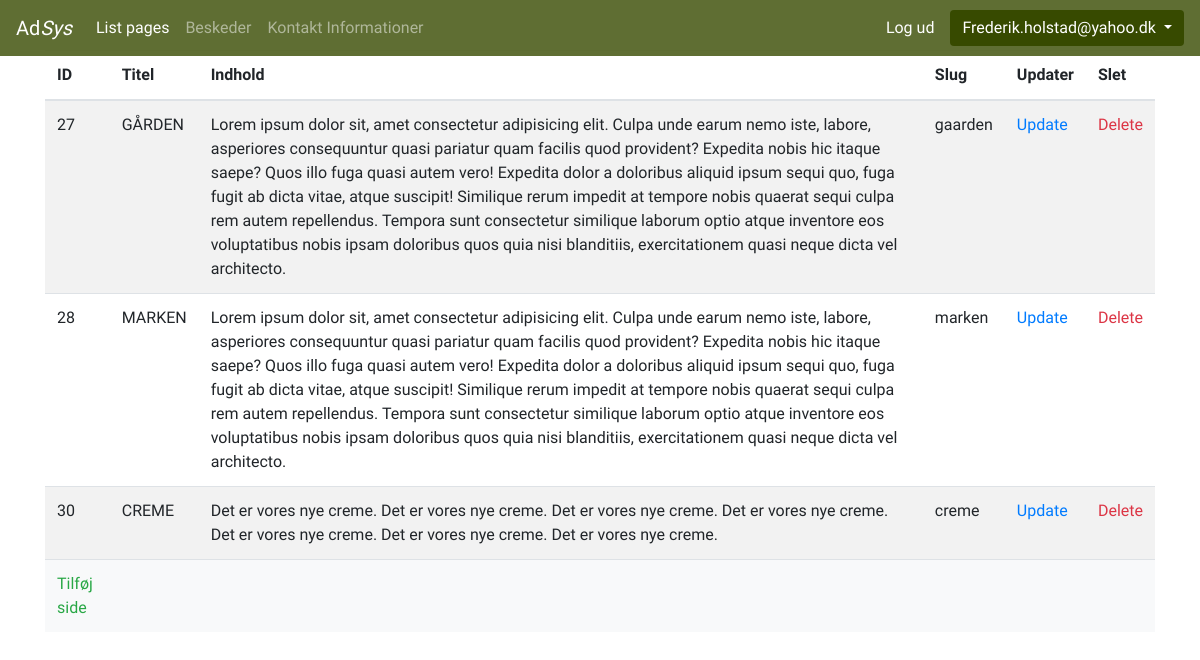
The page /admin/index.php?page=list_pages (signed in) on the database its author committed.
### tables this page shows
CREATE TABLE `admin_pages` (
  `page_id` int(11) NOT NULL,
  `page_title` varchar(77) NOT NULL,
  `page_link` varchar(77) NOT NULL,
  `page_slug` varchar(77) NOT NULL
);

CREATE TABLE `pages` (
  `page_id` int(11) NOT NULL,
  `page_title` varchar(75) NOT NULL,
  `page_content` text NOT NULL,
  `page_slug` varchar(75) NOT NULL,
  `page_image` varchar(75) DEFAULT NULL
);

### admin/index.php (the view, shortened to what this page needs)
<?php
include('config.php');
include('pages.php');
include('news.php');
?>
<!doctype html>
<html lang="en">
  <head>
    <link rel="stylesheet" href="css/bootstrap.min.css" />
    <link rel="stylesheet" href="css/style.css" />
    <?php
      $admin = $_SESSION["admin"];
      $sql = "SELECT * FROM admins WHERE admin_name = '$admin'";
      $sqlQuery = $db->query($sql);
      $theme = '';
      if($sqlQuery){
        $dbFetch = $sqlQuery->fetch_object();
        if(isset($dbFetch->admin_theme)){
          $theme = $dbFetch->admin_theme;
        }
        if($theme == 'light'){
          echo "<link rel='stylesheet' href='css/style.css'>";
        }else if($theme == 'dark'){
          echo "<link rel='stylesheet' href='css/dark.css'>";
        }else{
          echo "<link rel='stylesheet' href='css/style.css'>";
        }
      }
    ?>
  </head>
  <body
    <?php
    if(isset($_GET['page'])){
      $page = $_GET['page'];
    }else{
      $page = "";
    }
    if($page == 'login'){
      echo "class='login-bg'";
    }
    ?>
  >
  <?php
    if(isset($_GET['page'])){
      $page = $_GET['page'];
    }else{
      $page = "";
    }
    if($page != 'login'){
  ?>
  <nav class="navbar navbar-expand-lg navbar-dark  fixed-top">
  <a class="navbar-brand" href="index.php">Ad<i>Sys</i></a>
  <div class="collapse navbar-collapse" id="navbarNav">
    <ul class="nav navbar-nav">
      <?php
        if(isset($_GET['page'])){
          $page = $_GET['page'];
        }else{
          $page = "";
        }
        $sql = "SELECT * FROM admin_pages";
        $sqlQuery = $db->query($sql);
        if($sqlQuery){
          while($dbFetch = $sqlQuery->fetch_object()){
            if($dbFetch->page_slug == $page){
              echo "
              <li class='nav-item active'>
                  <a class='nav-link' href='$dbFetch->page_link'>$dbFetch->page_title
                  <span class='sr-only'>(current)</span></a>
                </li>
            ";
            }else{
              echo "
                <li class='nav-item'>
                    <a class='nav-link' href='$dbFetch->page_link'>$dbFetch->page_title
                </a></li>
            ";
            }
          }
        }
      ?>
    </ul>
    <?php
    if(isset($_SESSION["logged_in"]) && $_SESSION["logged_in"] == true){
      echo "
      <a href='?page=logout' class='nav-link ml-auto' id='white'>Log ud</a>
      ";
      echo "<div class='dropdown' id='test'>
      <a class='btn btn-secondary dropdown-toggle' id='admin-name' href='#' role='button' id='dropdownMenuLink' data-toggle='dropdown' aria-haspopup='true' aria-expanded='false'>".
        $_SESSION['admin'] .
      " </a>";
      echo "
      <div class='dropdown-menu' aria-labelledby='dropdownMenuLink'>
        <a class='dropdown-item' href='#'>
        <div class='custom-control custom-switch'>
        ";
        echo "
        <label class='custom-control-label' for='customSwitches'>Night Mode</label>
        </div>
        </a>
        <a class='dropdown-item' href='#'>
        <form method='post'>
        <input type='submit' name='themeSubmit' value='Skift tema'/>
      </form>
        </a>
      </div>
    </div>";
    }
    ?>
  </div>
</nav>
<?php
}
?>
<main>
<div class="container main margin-top">
<?php
if(isset($_SESSION["logged_in"]) && $_SESSION["logged_in"] == true){
  if(isset($_GET['page'])){
    if(function_exists($page)){
      call_user_func($page, $db);
    }
  }else{
    echo "<h1 class='text-center'>Værktøjer</h1>";
  }
}else{
  login($db);
}
?>
</div>
</main>
  </body>
</html>

### admin/pages.php (shortened to what this page needs)
<?php
function list_pages($db){
    $sql = "SELECT * FROM pages";
    $sqlQuery = $db->query($sql);
    if($sqlQuery){
        echo "
        <table class='table table-striped'>
        <thead>
        <tr>
            <th scope='col'>ID</th>
            <th scope='col'>Titel</th>
            <th scope='col'>Indhold</th>
            <th scope='col'>Slug</th>
            <th scope='col'>Updater</th>
            <th scope='col'>Slet</th>
        </tr>
        </thead>
        <tbody>
        ";
    }else{
        echo "Error, couldn't run query!";
    }
    while($dbFetch = $sqlQuery->fetch_object()){
        echo "
            <tr>
                <td>$dbFetch->page_id</td>
                <td>$dbFetch->page_title</td>
                <td>$dbFetch->page_content</td>
                <td>$dbFetch->page_slug</td>
                <td><a href='?page=update_page&id=$dbFetch->page_id'>Update</a></td>
                <td><a class='text-danger' href='?page=delete_page&id=$dbFetch->page_id'>Delete</a></td>
            </tr>
            ";
    }
    echo "
        <tr class='bg-light'>
            <td><a class='text-success' href='?page=create_page'>Tilføj side</a></td>
            <td></td>
            <td></td>
            <td></td>
            <td></td>
            <td></td>
        </tr>
        </tbody>
        </table>
        ";
}
?>

### admin/css/style.css (style rules this page uses)
* { font-family: "Oswald", sans-serif; }
body { margin: 0; font-size: 1rem; font-weight: 400; line-height: 1.5; color: #212529; text-align: left; background-color: #fff; }
#admin-name { background: #374a00; border: #374a00; color: #ffffff; }
:root { --blue: #007bff; --indigo: #6610f2; --purple: #6f42c1; --pink: #e83e8c; --red: #dc3545; --orange: #fd7e14; --yellow: #ffc107; --green: #28a745; --teal: #20c997; --cyan: #17a2b8; --white: #fff; --gray: #6c757d; --gray-dark: #343a40; --primary: #007bff; --secondary: #6c757d; --success: #28a745; --info: #17a2b8; --warning: #ffc107; --danger: #dc3545; --light: #f8f9fa; --dark: #343a40; --breakpoint-xs: 0; --breakpoint-sm: 576px; --breakpoint-md: 768px; --breakpoint-lg: 992px; --breakpoint-xl: 1200px; --font-family-sans-serif: -apple-system, BlinkMacSystemFont, "Segoe UI", Roboto, "Helvetica Neue", Arial, "Noto Sans", sans-serif, "Apple Color Emoji", "Segoe UI Emoji", "Segoe UI Symbol", "Noto Color Emoji"; --font-family-monospace: SFMono-Regular, Menlo, Monaco, Consolas, "Liberation Mono", "Courier New", monospace; }
html { font-family: sans-serif; line-height: 1.15; -webkit-text-size-adjust: 100%; -webkit-tap-highlight-color: transparent; }
#white { color: #fff; }
nav { background: rgba(55, 74, 0, 0.8); -webkit-backdrop-filter: saturate(180%) blur(20px); backdrop-filter: saturate(180%) blur(20px); }
.btn { background-color: green; background: #205072; border-color: red; color: black; }
.container { position: relative; z-index: 1; margin: 0 auto; }
.container:before, .container:after { content: ""; display: block; clear: both; }
.margin-top { margin-top: 50px; }

### rows shown on the page
admin_pages: page_title "List pages"
admin_pages: page_title "Beskeder"
admin_pages: page_title "Kontakt Informationer"
pages: page_id "27", page_title "GÅRDEN", page_content "Lorem ipsum dolor sit, amet consectetur adipisicing elit. Culpa unde earum nemo iste, labore, asperiores consequuntur quasi pariatur quam facilis quod provident? Expedita nobis hic itaque saepe? Quos illo fuga quasi autem vero! Expedita dolor a doloribus aliquid ipsum sequi quo, fuga fugit ab dicta vitae, atque suscipit! Similique rerum impedit at tempore nobis quaerat sequi culpa rem autem repellendus. Tempora sunt consectetur similique laborum optio atque inventore eos voluptatibus nobis ipsam doloribus quos quia nisi blanditiis, exercitationem quasi neque dicta vel architecto.", page_slug "gaarden"
pages: page_id "28", page_title "MARKEN", page_content "Lorem ipsum dolor sit, amet consectetur adipisicing elit. Culpa unde earum nemo iste, labore, asperiores consequuntur quasi pariatur quam facilis quod provident? Expedita nobis hic itaque saepe? Quos illo fuga quasi autem vero! Expedita dolor a doloribus aliquid ipsum sequi quo, fuga fugit ab dicta vitae, atque suscipit! Similique rerum impedit at tempore nobis quaerat sequi culpa rem autem repellendus. Tempora sunt consectetur similique laborum optio atque inventore eos voluptatibus nobis ipsam doloribus quos quia nisi blanditiis, exercitationem quasi neque dicta vel architecto.", page_slug "marken"
pages: page_id "30", page_title "CREME", page_content "Det er vores nye creme. Det er vores nye creme. Det er vores nye creme. Det er vores nye creme. Det er vores nye creme. Det er vores nye creme. Det er vores nye creme.", page_slug "creme"

### other values the page prints
$_SESSION['admin'] "Frederik.holstad@yahoo.dk"
